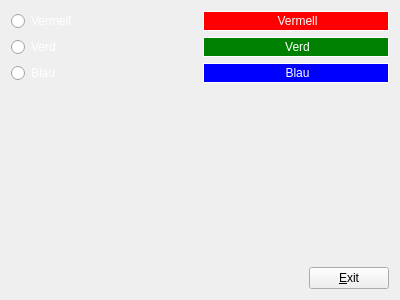
<?xml version="1.0" encoding="UTF-8"?>
<ui version="4.0">
 <class>MyForm</class>
 <widget class="QWidget" name="MyForm">
  <property name="geometry">
   <rect>
    <x>0</x>
    <y>0</y>
    <width>400</width>
    <height>300</height>
   </rect>
  </property>
  <property name="windowTitle">
   <string>Form</string>
  </property>
  <property name="styleSheet">
   <string notr="true">color:white</string>
  </property>
  <layout class="QHBoxLayout" name="horizontalLayout_5">
   <item>
    <layout class="QVBoxLayout" name="verticalLayout_2">
     <item>
      <layout class="QVBoxLayout" name="verticalLayout">
       <item>
        <layout class="QHBoxLayout" name="horizontalLayout">
         <item>
          <widget class="QRadioButton" name="radioButton">
           <property name="text">
            <string>Vermell</string>
           </property>
          </widget>
         </item>
         <item>
          <widget class="QLabel" name="label">
           <property name="autoFillBackground">
            <bool>false</bool>
           </property>
           <property name="styleSheet">
            <string notr="true">background-color:red</string>
           </property>
           <property name="frameShape">
            <enum>QFrame::Box</enum>
           </property>
           <property name="text">
            <string>&lt;html&gt;&lt;head/&gt;&lt;body&gt;&lt;p align=&quot;center&quot;&gt;Vermell&lt;/p&gt;&lt;/body&gt;&lt;/html&gt;</string>
           </property>
          </widget>
         </item>
        </layout>
       </item>
       <item>
        <layout class="QHBoxLayout" name="horizontalLayout_2">
         <item>
          <widget class="QRadioButton" name="radioButton_2">
           <property name="text">
            <string>Verd</string>
           </property>
          </widget>
         </item>
         <item>
          <widget class="QLabel" name="label_2">
           <property name="styleSheet">
            <string notr="true">background-color: green</string>
           </property>
           <property name="frameShape">
            <enum>QFrame::Box</enum>
           </property>
           <property name="text">
            <string>&lt;html&gt;&lt;head/&gt;&lt;body&gt;&lt;p align=&quot;center&quot;&gt;Verd&lt;/p&gt;&lt;/body&gt;&lt;/html&gt;</string>
           </property>
          </widget>
         </item>
        </layout>
       </item>
       <item>
        <layout class="QHBoxLayout" name="horizontalLayout_3">
         <item>
          <widget class="QRadioButton" name="radioButton_3">
           <property name="text">
            <string>Blau</string>
           </property>
          </widget>
         </item>
         <item>
          <widget class="QLabel" name="label_3">
           <property name="styleSheet">
            <string notr="true">background-color: blue</string>
           </property>
           <property name="frameShape">
            <enum>QFrame::Box</enum>
           </property>
           <property name="text">
            <string>&lt;html&gt;&lt;head/&gt;&lt;body&gt;&lt;p align=&quot;center&quot;&gt;Blau&lt;/p&gt;&lt;/body&gt;&lt;/html&gt;</string>
           </property>
          </widget>
         </item>
        </layout>
       </item>
      </layout>
     </item>
     <item>
      <spacer name="verticalSpacer">
       <property name="orientation">
        <enum>Qt::Vertical</enum>
       </property>
       <property name="sizeHint" stdset="0">
        <size>
         <width>20</width>
         <height>40</height>
        </size>
       </property>
      </spacer>
     </item>
     <item>
      <layout class="QHBoxLayout" name="horizontalLayout_4">
       <item>
        <spacer name="horizontalSpacer">
         <property name="orientation">
          <enum>Qt::Horizontal</enum>
         </property>
         <property name="sizeHint" stdset="0">
          <size>
           <width>40</width>
           <height>20</height>
          </size>
         </property>
        </spacer>
       </item>
       <item>
        <widget class="QPushButton" name="pushButton">
         <property name="styleSheet">
          <string notr="true">color:black</string>
         </property>
         <property name="text">
          <string>&amp;Exit</string>
         </property>
        </widget>
       </item>
      </layout>
     </item>
    </layout>
   </item>
  </layout>
 </widget>
 <resources/>
 <connections>
  <connection>
   <sender>pushButton</sender>
   <signal>clicked()</signal>
   <receiver>MyForm</receiver>
   <slot>close()</slot>
   <hints>
    <hint type="sourcelabel">
     <x>316</x>
     <y>272</y>
    </hint>
    <hint type="destinationlabel">
     <x>403</x>
     <y>221</y>
    </hint>
   </hints>
  </connection>
 </connections>
</ui>
